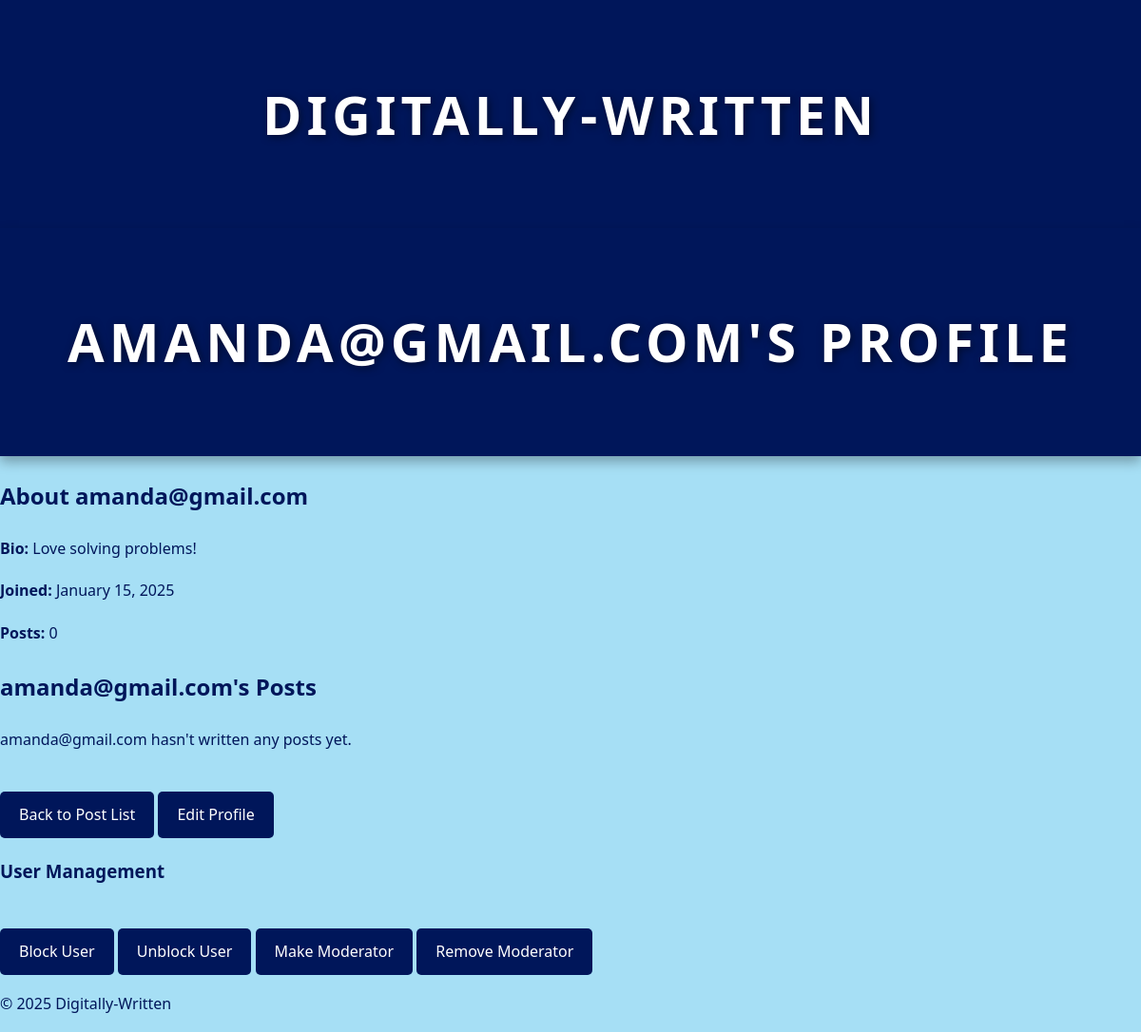
/profile/amanda@gmail.com/ (signed in), run on the app's committed database.
### app/models.py (models this page shows, shortened)
class UserProfile(models.Model):
    user = models.OneToOneField(User, on_delete=models.CASCADE, related_name='profile')
    bio = models.TextField(blank=True, null=True)
    profile_picture = models.ImageField(upload_to='profile_pictures/', blank=True, null=True)
    following = models.ManyToManyField('self', symmetrical=False, related_name='followers', blank=True)
    is_moderator = models.BooleanField(default=False)  # Moderator status
    is_blocked = models.BooleanField(default=False)    # Blocked status
    blocked_by = models.ForeignKey(User, null=True, blank=True, on_delete=models.SET_NULL, related_name="blocked_users")  # Track who blocked the user

### app/views.py (the view)
# urls.py: path('profile/<str:username>/', views.profile_view, name='profile_view'),
def profile_view(request, username):
    profile = get_object_or_404(UserProfile, user__username=username)
    posts = Post.objects.filter(author=profile.user)
    return render(request, 'profile.html', {'profile': profile, 'posts': posts})

### app/templates/profile.html
{% extends 'base.html' %}
{% block content %}
    <header>
        <h1>{{ profile.user.username }}'s Profile</h1>
    </header>
    <main>
        <div class="profile-info">
            <h2>About {{ profile.user.username }}</h2>
            <p><strong>Bio:</strong> {{ profile.bio|default:"This user hasn't written a bio yet." }}</p>
            <p><strong>Joined:</strong> {{ profile.user.date_joined|date:"F j, Y" }}</p>
            <p><strong>Posts:</strong> {{ posts.count }}</p>
        </div>
        <section class="posts-section">
            <h2>{{ profile.user.username }}'s Posts</h2>
            {% if posts.exists %}
                <ul>
                    {% for post in posts %}
                        <li>
                            <h3><a href="{% url 'post_detail' post.pk %}">{{ post.title }}</a></h3>
                            <p>{{ post.content|truncatewords:20 }}</p>
                            <p><small>Posted on {{ post.created_at|date:"F j, Y, g:i a" }}</small></p>
                        </li>
                    {% endfor %}
                </ul>
            {% else %}
                <p>{{ profile.user.username }} hasn't written any posts yet.</p>
            {% endif %}
        </section>
        <a href="{% url 'post_list' %}" class="btn back-to-posts-btn">Back to Post List</a>
        <a href="{% url 'edit_profile' username=profile.user.username %}" class="btn">Edit Profile</a>
        {% if user.email == "treyshel@gmail.com" or profile.is_moderator %}
            <section class="user-management">
                <h3>User Management</h3>
                <a href="{% url 'block_user' profile.user.username %}" class="btn">Block User</a>
                <a href="{% url 'unblock_user' profile.user.username %}" class="btn">Unblock User</a>
                <a href="{% url 'assign_moderator' profile.user.username %}" class="btn">Make Moderator</a>
                <a href="{% url 'remove_moderator' profile.user.username %}" class="btn">Remove Moderator</a>
            </section>
        {% endif %}
    </main>
{% endblock %}

### app/static/styles.css (style rules this page uses)
body { font-family: 'Segoe UI', Tahoma, Geneva, Verdana, sans-serif; background-color: #A6DFF5; color: #00165A; margin: 0; padding: 0; line-height: 1.8; }
header { background-color: #00165A; color: #FFFFFF; padding: 2rem; text-align: center; box-shadow: 0 6px 12px rgba(0, 0, 0, 0.3); }
header h1 { font-size: 3.5rem; font-weight: 700; letter-spacing: 5px; text-transform: uppercase; text-shadow: 2px 2px 8px rgba(0, 0, 0, 0.5); }
.btn { display: inline-block; background-color: #00165A; color: #fff; padding: 1rem 2rem; font-size: 1.2rem; text-decoration: none; border-radius: 8px; text-align: center; transition: background-color 0.3s ease; margin-top: 1.5rem; }
.btn { padding: 10px 20px; font-size: 16px; border: none; border-radius: 5px; cursor: pointer; }

### data on the page
UserProfile: user.username "AMANDA@GMAIL.COM", user.username "amanda@gmail.com", bio "Love solving problems!", user.date_joined "January 15, 2025"

### other printed values
{{ posts.count }} "0"
